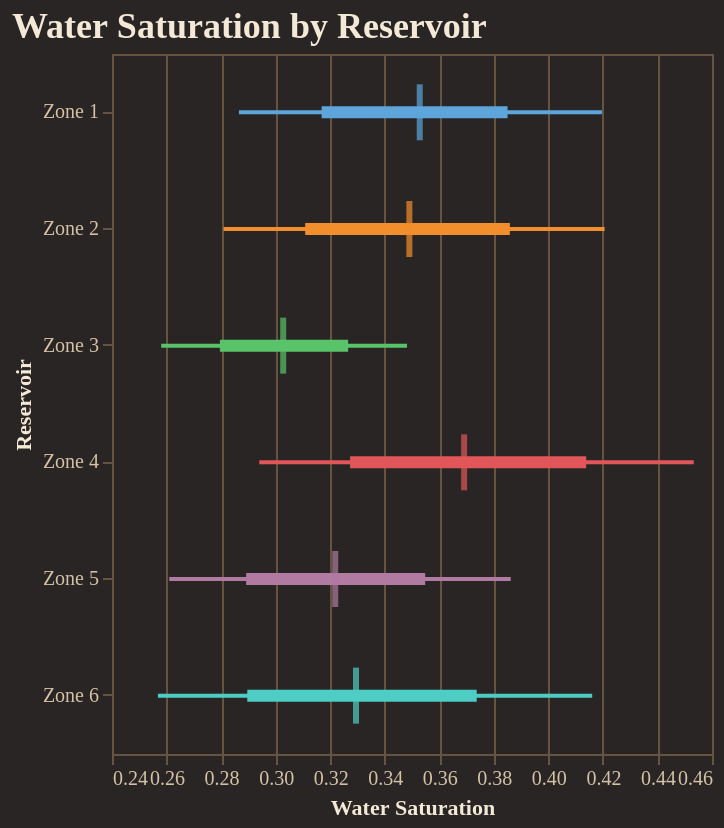

This figure's notebook cell:
### Code cell
fig = reporter.plotter.forest_plot(
    "Water Saturation", 
    backend=PLOTTING_BACKEND
)
fig.show()

### Figure 1 — Vega-Lite specification as saved in the notebook (floating-point values rounded to 4 significant figures)
{"config": {"background": "#292524", "view": {"fill": "#292524", "stroke": "#665340"}, "title": {"color": "#f4e9d7", "font": "Merriweather", "fontSize": 18, "fontWeight": 600, "subtitleColor": "#d5c2a6", "anchor": "start"}, "axis": {"domainColor": "#665340", "gridColor": "#665340", "tickColor": "#665340", "labelColor": "#d5c2a6", "titleColor": "#f4e9d7", "labelFont": "Merriweather", "titleFont": "Merriweather"}, "legend": {"titleColor": "#f4e9d7", "labelColor": "#d5c2a6", "labelFont": "Merriweather", "titleFont": "Merriweather", "orient": "top-right", "symbolType": "circle"}, "header": {"labelColor": "#d5c2a6", "titleColor": "#f4e9d7", "labelFont": "Merriweather", "titleFont": "Merriweather"}, "mark": {"color": "#c78d3b"}, "line": {"color": "#c78d3b"}, "bar": {"color": "#c78d3b"}, "point": {"color": "#ddb06d"}, "area": {"color": "#c78d3b", "opacity": 0.35}, "text": {"color": "#f4e9d7", "font": "Merriweather"}, "range": {"category": ["#5DA5DA", "#F28E2B", "#59C36A", "#E15759", "#B07AA1", "#4ECDC4", "#FF9DA7", "#EDC948"]}}, "layer": [{"mark": {"type": "rule", "strokeWidth": 2}, "encoding": {"color": {"field": "group", "legend": null, "type": "nominal"}, "x": {"field": "p10", "scale": {"zero": false}, "title": "Water Saturation", "type": "quantitative"}, "x2": {"field": "p90"}, "y": {"field": "group", "sort": ["Zone 1", "Zone 2", "Zone 3", "Zone 4", "Zone 5", "Zone 6"], "title": "Reservoir", "type": "nominal"}}}, {"mark": {"type": "rule", "strokeWidth": 6}, "encoding": {"color": {"field": "group", "legend": null, "type": "nominal"}, "x": {"field": "p25", "scale": {"zero": false}, "title": "Water Saturation", "type": "quantitative"}, "x2": {"field": "p75"}, "y": {"field": "group", "sort": ["Zone 1", "Zone 2", "Zone 3", "Zone 4", "Zone 5", "Zone 6"], "title": "Reservoir", "type": "nominal"}}}, {"mark": {"type": "tick", "color": "black", "size": 28, "thickness": 3}, "encoding": {"color": {"field": "group", "legend": null, "type": "nominal"}, "tooltip": [{"field": "group", "title": "Group", "type": "nominal"}, {"field": "p10", "title": "P10", "type": "quantitative"}, {"field": "p25", "title": "P25", "type": "quantitative"}, {"field": "median", "title": "Median", "type": "quantitative"}, {"field": "p75", "title": "P75", "type": "quantitative"}, {"field": "p90", "title": "P90", "type": "quantitative"}], "x": {"field": "median", "scale": {"zero": false}, "title": "Water Saturation", "type": "quantitative"}, "y": {"field": "group", "sort": ["Zone 1", "Zone 2", "Zone 3", "Zone 4", "Zone 5", "Zone 6"], "title": "Reservoir", "type": "nominal"}}}], "data": {"name": "data-911cc6e98ba69d9008e81aa97258c657"}, "height": 350, "title": "Water Saturation by Reservoir", "width": "container", "$schema": "https://vega.github.io/schema/vega-lite/v5.20.1.json", "datasets": {"data-911cc6e98ba69d9008e81aa97258c657": [{"group": "Zone 1", "p10": 0.2865, "p25": 0.3169, "median": 0.3528, "p75": 0.385, "p90": 0.4196}, {"group": "Zone 2", "p10": 0.2809, "p25": 0.3108, "median": 0.349, "p75": 0.3859, "p90": 0.4206}, {"group": "Zone 3", "p10": 0.258, "p25": 0.2796, "median": 0.3028, "p75": 0.3266, "p90": 0.3482}, {"group": "Zone 4", "p10": 0.294, "p25": 0.3273, "median": 0.3691, "p75": 0.4139, "p90": 0.4533}, {"group": "Zone 5", "p10": 0.261, "p25": 0.2892, "median": 0.3219, "p75": 0.3548, "p90": 0.3862}, {"group": "Zone 6", "p10": 0.2568, "p25": 0.2896, "median": 0.3295, "p75": 0.3737, "p90": 0.4161}]}}
